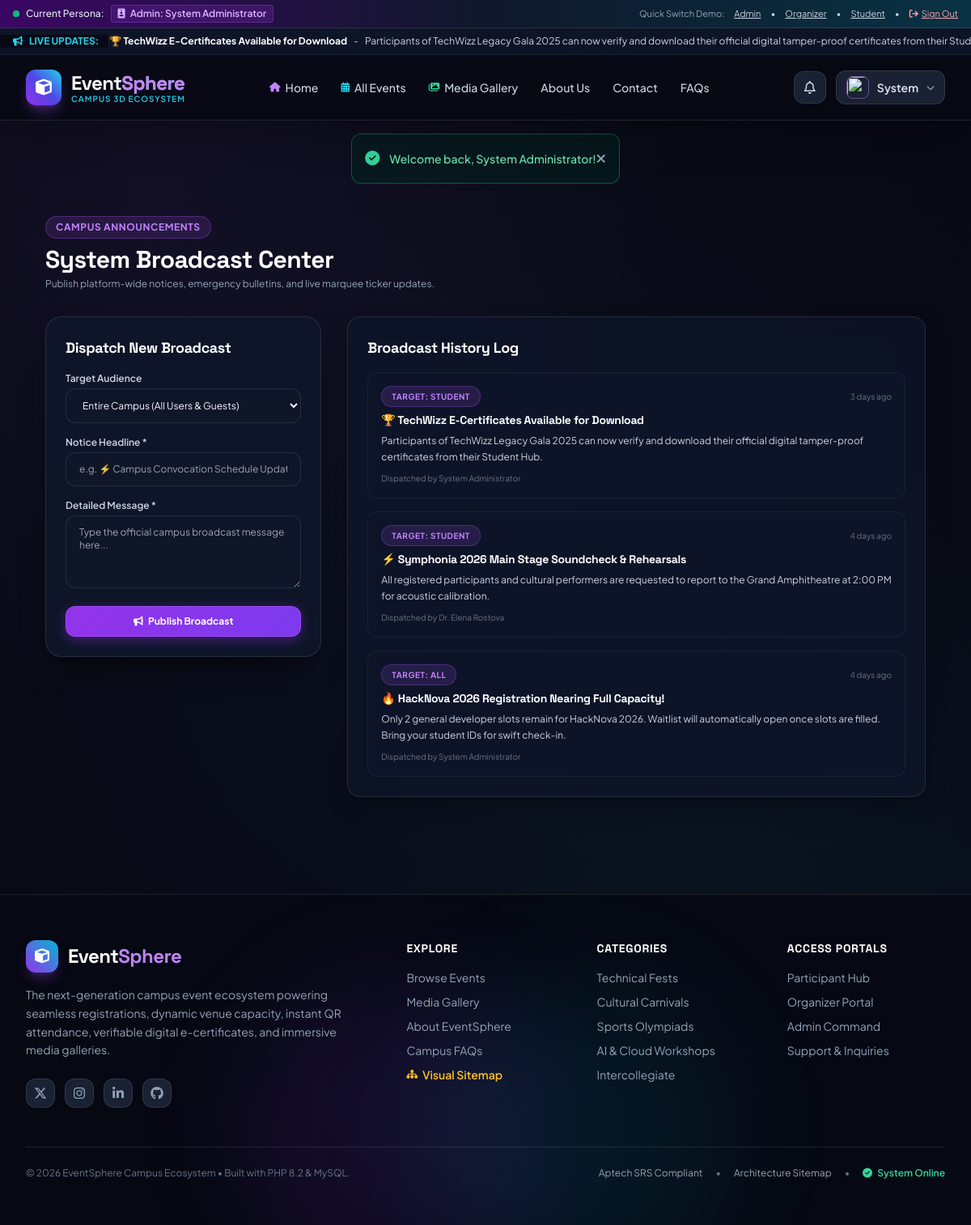
Page /admin/broadcast.php (signed in) on the committed database.
### tables this page shows
CREATE TABLE `announcements` (
  `id` INT AUTO_INCREMENT PRIMARY KEY,
  `title` VARCHAR(200) NOT NULL,
  `content` TEXT NOT NULL,
  `target_role` ENUM('all', 'student', 'organizer', 'event_registrants') NOT NULL DEFAULT 'all',
  `event_id` INT DEFAULT NULL,
  `created_by` INT NOT NULL,
  `is_active` TINYINT(1) NOT NULL DEFAULT 1,
  `created_at` TIMESTAMP DEFAULT CURRENT_TIMESTAMP,
  FOREIGN KEY (`created_by`) REFERENCES `users`(`id`) ON DELETE CASCADE,
  FOREIGN KEY (`event_id`) REFERENCES `events`(`id`) ON DELETE CASCADE
);

CREATE TABLE `users` (
  `id` INT AUTO_INCREMENT PRIMARY KEY,
  `name` VARCHAR(100) NOT NULL,
  `email` VARCHAR(150) UNIQUE NOT NULL,
  `username` VARCHAR(50) UNIQUE NOT NULL,
  `password` VARCHAR(255) NOT NULL,
  `contact` VARCHAR(20) DEFAULT NULL,
  `department` VARCHAR(100) DEFAULT 'General',
  `enrolment_no` VARCHAR(50) DEFAULT NULL,
  `role` ENUM('admin', 'organizer', 'student') NOT NULL DEFAULT 'student',
  `status` ENUM('active', 'suspended') NOT NULL DEFAULT 'active',
  `two_factor_code` VARCHAR(10) DEFAULT '123456',
  `avatar` VARCHAR(255) DEFAULT 'assets/images/default_avatar.png',
  `created_at` TIMESTAMP DEFAULT CURRENT_TIMESTAMP
);

### config/config.php (called while the page is built, shortened)
<?php
function get_flash() {
    if (isset($_SESSION['flash'])) {
        $flash = $_SESSION['flash'];
        return $flash;
    }
    return null;
}
function current_user() {
    return $_SESSION['user'] ?? null;
}
function time_ago($datetime) {
    $time = strtotime($datetime);
    $diff = time() - $time;
    if ($diff < 604800) return round($diff / 86400) . ' days ago';
    return date('M d, Y', $time);
}

### admin/broadcast.php (the view, shortened to what this page needs)
<?php
$db = getDB();
$announcements = $db->query("
    SELECT a.*, u.name as sender_name
    FROM announcements a
    JOIN users u ON a.created_by = u.id
    ORDER BY a.created_at DESC
")->fetchAll();
require_once __DIR__ . '/../includes/header.php';
?>
<div class="max-w-6xl mx-auto px-4 sm:px-6 lg:px-8 py-10">
    <div class="mb-8">
        <div class="badge-neon badge-purple mb-2">Campus Announcements</div>
        <h1 class="font-heading font-extrabold text-3xl text-white">System Broadcast Center</h1>
        <p class="text-slate-400 text-xs mt-1">Publish platform-wide notices, emergency bulletins, and live marquee ticker updates.</p>
    </div>
    <div class="grid grid-cols-1 lg:grid-cols-3 gap-8">
        <div class="glass-panel-elevated p-6 border border-white/10 space-y-4 self-start">
            <h3 class="font-heading font-bold text-lg text-white">Dispatch New Broadcast</h3>
            <form method="POST" action="<?= BASE_URL ?>/admin/broadcast.php" class="space-y-4">
                <div>
                    <label class="block text-xs font-semibold text-slate-300 mb-1">Target Audience</label>
                    <select name="target_role" class="form-input-dark text-xs">
                        <option value="all">Entire Campus (All Users & Guests)</option>
                    </select>
                </div>
                <div>
                    <label class="block text-xs font-semibold text-slate-300 mb-1">Notice Headline *</label>
                    <input type="text" name="title" required placeholder="e.g. ⚡ Campus Convocation Schedule Update" class="form-input-dark text-xs">
                </div>
                <div>
                    <label class="block text-xs font-semibold text-slate-300 mb-1">Detailed Message *</label>
                    <textarea name="content" rows="4" required placeholder="Type the official campus broadcast message here..." class="form-input-dark text-xs"></textarea>
                </div>
                <button type="submit" class="btn-neon-primary w-full py-2.5 text-xs font-bold">
                    <i class="fa-solid fa-bullhorn mr-1.5"></i> Publish Broadcast
                </button>
            </form>
        </div>
        <div class="lg:col-span-2 glass-panel p-6 border border-white/10">
            <h3 class="font-heading font-bold text-lg text-white mb-4">Broadcast History Log</h3>
            <div class="space-y-4">
                <?php foreach ($announcements as $ann): ?>
                    <div class="p-4 rounded-xl bg-slate-900/60 border border-white/5 space-y-1.5">
                        <div class="flex items-center justify-between text-xs">
                            <span class="badge-neon badge-purple text-[10px]">Target: <?= strtoupper($ann['target_role']) ?></span>
                            <span class="text-[10px] text-slate-500"><?= time_ago($ann['created_at']) ?></span>
                        </div>
                        <h4 class="font-bold text-sm text-white"><?= htmlspecialchars($ann['title']) ?></h4>
                        <p class="text-xs text-slate-300 leading-relaxed"><?= htmlspecialchars($ann['content']) ?></p>
                        <div class="text-[10px] text-slate-500 pt-1">Dispatched by <?= htmlspecialchars($ann['sender_name']) ?></div>
                    </div>
                <?php endforeach; ?>
            </div>
        </div>
    </div>
</div>
<?php require_once __DIR__ . '/../includes/footer.php'; ?>

### includes/header.php (shortened to what this page needs)
<?php
require_once __DIR__ . '/../config/config.php';
$current_user = current_user();
$db = getDB();
$current_page_name = basename($_SERVER["PHP_SELF"]);
function get_nav_class($page_name, $current_page_name, $extra = "") {
    $base = "px-3 py-2 rounded-lg transition " . $extra . " ";
    return $base . "hover:text-white hover:bg-white/5";
}
$ticker_announcements = [];
try {
    $stmt = $db->query("SELECT title, content FROM announcements WHERE is_active = 1 ORDER BY id DESC LIMIT 5");
    $ticker_announcements = $stmt->fetchAll();
} catch (Exception $e) {}
$flash = get_flash();
?>
<!DOCTYPE html>
<html lang="en" class="dark">
<head>
    <script src="https://cdn.tailwindcss.com"></script>
    <link rel="stylesheet" href="https://cdnjs.cloudflare.com/ajax/libs/font-awesome/6.5.1/css/all.min.css">
    <link rel="stylesheet" href="<?= BASE_URL ?>/assets/css/style.css">
</head>
<body class="bg-dark-900 text-slate-100 flex flex-col min-h-screen">
<div class="bg-gradient-to-r from-purple-950 via-slate-900 to-cyan-950 border-b border-white/10 px-4 py-1.5 text-xs text-slate-300 flex flex-wrap items-center justify-between gap-2 z-50">
    <div class="flex items-center gap-2">
        <span class="flex h-2 w-2 relative">
            <span class="relative inline-flex rounded-full h-2 w-2 bg-emerald-500"></span>
        </span>
        <span class="font-medium text-slate-200">Current Persona:</span>
        <?php if (!$current_user): ?>
            <span class="bg-slate-800 text-cyan-400 px-2 py-0.5 rounded font-semibold border border-cyan-500/30">
                <i class="fa-solid fa-user-astronaut mr-1"></i> Visitor / Normal Student
            </span>
        <?php else: ?>
            <span class="bg-purple-900/50 text-purple-300 px-2 py-0.5 rounded font-semibold border border-purple-500/30">
                <i class="fa-solid fa-id-badge mr-1"></i> <?= ucfirst($current_user['role']) ?>: <?= htmlspecialchars($current_user['name']) ?>
            </span>
        <?php endif; ?>
    </div>
    <div class="flex items-center gap-3 text-[11px]">
        <span class="text-slate-400">Quick Switch Demo:</span>
        <a href="<?= BASE_URL ?>/auth/login.php?quick=admin" class="hover:text-purple-300 transition underline">Admin</a> •
        <a href="<?= BASE_URL ?>/auth/login.php?quick=organizer" class="hover:text-cyan-300 transition underline">Organizer</a> •
        <a href="<?= BASE_URL ?>/auth/login.php?quick=student" class="hover:text-emerald-300 transition underline">Student</a> •
        <?php if ($current_user): ?>
            <a href="<?= BASE_URL ?>/auth/logout.php" class="hover:text-rose-400 transition underline text-rose-300"><i class="fa-solid fa-arrow-right-from-bracket mr-1"></i>Sign Out</a>
        <?php else: ?>
            <a href="<?= BASE_URL ?>/auth/login.php" class="hover:text-white transition font-semibold text-cyan-400">Sign In</a>
        <?php endif; ?>
    </div>
</div>
<?php if (!empty($ticker_announcements)): ?>
<div class="ticker-wrap">
    <div class="flex items-center gap-2 px-4 text-xs font-bold text-cyan-400 flex-shrink-0 bg-dark-900/90 z-10 border-r border-white/10 pr-3">
        <i class="fa-solid fa-bullhorn animate-bounce"></i> LIVE UPDATES:
    </div>
    <div class="ticker-move text-xs text-slate-300 flex items-center gap-8">
        <?php foreach ($ticker_announcements as $ann): ?>
            <span class="flex items-center gap-2">
                <span class="font-bold text-white"><?= htmlspecialchars($ann['title']) ?></span> -
                <span><?= htmlspecialchars($ann['content']) ?></span>
            </span>
        <?php endforeach; ?>
    </div>
</div>
<?php endif; ?>
<header class="sticky top-0 z-40 bg-dark-900/80 backdrop-blur-xl border-b border-white/10 shadow-2xl transition-all">
    <div class="max-w-7xl mx-auto px-4 sm:px-6 lg:px-8">
        <div class="flex items-center justify-between h-20">
            <a href="<?= BASE_URL ?>/index.php" class="flex items-center gap-3 group">
                <div class="w-11 h-11 rounded-xl bg-gradient-to-tr from-purple-600 via-indigo-600 to-cyan-400 flex items-center justify-center text-white shadow-lg shadow-purple-500/30 group-hover:scale-105 group-hover:rotate-6 transition-transform duration-300">
                    <i class="fa-solid fa-cube text-xl"></i>
                </div>
                <div>
                    <div class="font-heading font-extrabold text-2xl tracking-tight bg-gradient-to-r from-white via-slate-100 to-cyan-300 bg-clip-text text-transparent">
                        Event<span class="text-purple-400">Sphere</span>
                    </div>
                    <div class="text-[10px] uppercase tracking-widest text-cyan-400 font-semibold -mt-1">
                        Campus 3D Ecosystem
                    </div>
                </div>
            </a>
            <nav class="hidden md:flex items-center gap-1 font-medium text-sm text-slate-300">
                <a href="<?= BASE_URL ?>/index.php" class="<?= get_nav_class("index.php", $current_page_name, "flex items-center gap-1.5") ?>">
                    <i class="fa-solid fa-house text-xs text-purple-400"></i> Home
                </a>
                <a href="<?= BASE_URL ?>/events.php" class="<?= get_nav_class("events.php", $current_page_name, "flex items-center gap-1.5") ?>">
                    <i class="fa-solid fa-calendar-days text-xs text-cyan-400"></i> All Events
                </a>
                <a href="<?= BASE_URL ?>/gallery.php" class="<?= get_nav_class("gallery.php", $current_page_name, "flex items-center gap-1.5") ?>">
                    <i class="fa-solid fa-images text-xs text-emerald-400"></i> Media Gallery
                </a>
                <a href="<?= BASE_URL ?>/about.php" class="<?= get_nav_class("about.php", $current_page_name, "") ?>">
                    About Us
                </a>
                <a href="<?= BASE_URL ?>/contact.php" class="<?= get_nav_class("contact.php", $current_page_name, "") ?>">
                    Contact
                </a>
                <a href="<?= BASE_URL ?>/faqs.php" class="<?= get_nav_class("faqs.php", $current_page_name, "") ?>">
                    FAQs
                </a>
            </nav>
            <div class="flex items-center gap-3">
                <?php if ($current_user): ?>
                    <div class="relative" id="notifDropdownContainer">
                        <button onclick="toggleNotifDropdown()" class="w-10 h-10 rounded-xl bg-slate-800/80 hover:bg-slate-700/80 border border-white/10 flex items-center justify-center text-slate-300 hover:text-white transition relative">
                            <i class="fa-regular fa-bell"></i>
                        </button>
                    </div>
                    <div class="relative" id="userMenuContainer">
                        <button onclick="toggleUserMenu()" class="flex items-center gap-2.5 bg-slate-800/80 hover:bg-slate-700/80 border border-white/10 px-3 py-1.5 rounded-xl transition">
                            <img src="<?= htmlspecialchars(!empty($current_user['avatar']) ? $current_user['avatar'] : 'https://ui-avatars.com/api/?name='.urlencode($current_user['name']).'&background=0D8ABC&color=fff') ?>" class="w-7 h-7 rounded-lg object-cover border border-purple-400/50">
                            <span class="text-sm font-semibold text-slate-200 hidden sm:inline"><?= htmlspecialchars(explode(' ', $current_user['name'])[0]) ?></span>
                            <i class="fa-solid fa-chevron-down text-[10px] text-slate-400"></i>
                        </button>
                    </div>
                <?php endif; ?>
            </div>
        </div>
    </div>
</header>
<?php if ($flash): ?>
<div class="max-w-7xl mx-auto px-4 sm:px-6 lg:px-8 mt-4">
    <div class="p-4 rounded-xl flex items-center justify-between border backdrop-blur-xl <?php
        if ($flash['type'] === 'success') echo 'bg-emerald-950/40 border-emerald-500/40 text-emerald-300';
        elseif ($flash['type'] === 'error') echo 'bg-rose-950/40 border-rose-500/40 text-rose-300';
        elseif ($flash['type'] === 'warning') echo 'bg-amber-950/40 border-amber-500/40 text-amber-300';
        else echo 'bg-cyan-950/40 border-cyan-500/40 text-cyan-300';
    ?>">
        <div class="flex items-center gap-3">
            <i class="fa-solid <?php
                if ($flash['type'] === 'success') echo 'fa-circle-check text-emerald-400';
                elseif ($flash['type'] === 'error') echo 'fa-circle-xmark text-rose-400';
                elseif ($flash['type'] === 'warning') echo 'fa-triangle-exclamation text-amber-400';
                else echo 'fa-circle-info text-cyan-400';
            ?> text-lg"></i>
            <span class="text-sm font-medium"><?= htmlspecialchars($flash['message']) ?></span>
        </div>
        <button onclick="this.parentElement.remove()" class="text-slate-400 hover:text-white">
            <i class="fa-solid fa-xmark"></i>
        </button>
    </div>
</div>
<?php endif; ?>
<main class="flex-grow">

### rows in the picture
announcements: title "🏆 TechWizz E-Certificates Available for Download", content "Participants of TechWizz Legacy Gala 2025 can now verify and download their official digital tamper-proof certificates from their…", target_role "STUDENT", created_at "3 days ago", content "Participants of TechWizz Legacy Gala 2025 can now verify and download their official digital tamper-proof certificates from their Student Hub.", created_by.name "System Administrator"
announcements: target_role "STUDENT", created_at "4 days ago", title "⚡ Symphonia 2026 Main Stage Soundcheck & Rehearsals", content "All registered participants and cultural performers are requested to report to the Grand Amphitheatre at 2:00 PM for acoustic calibration.", created_by.name "Dr. Elena Rostova"
announcements: target_role "ALL", created_at "4 days ago", title "🔥 HackNova 2026 Registration Nearing Full Capacity!", content "Only 2 general developer slots remain for HackNova 2026. Waitlist will automatically open once slots are filled. Bring your student IDs for swift check-in.", created_by.name "System Administrator"

### other values in the picture
$current_user['role'] "Admin"
$current_user['name'] "System Administrator"
explode(' ', $current_user['name'])[0] "System"
$flash['message'] "Welcome back, System Administrator!"
